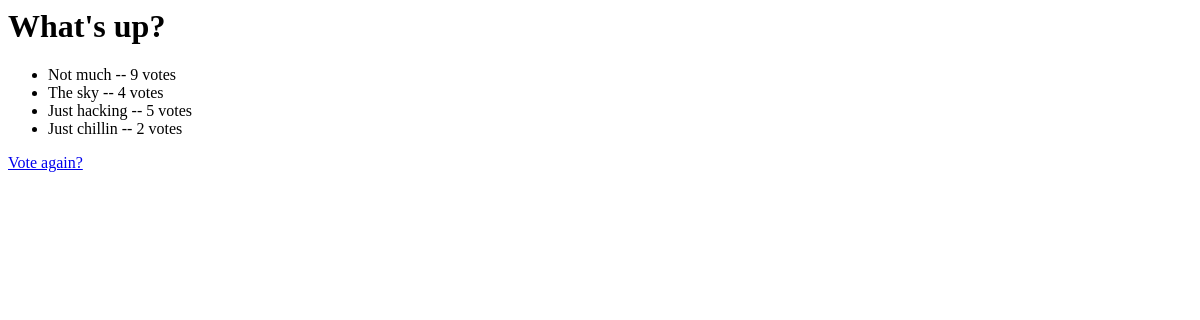
The app's page /polls/1/results/, older data.
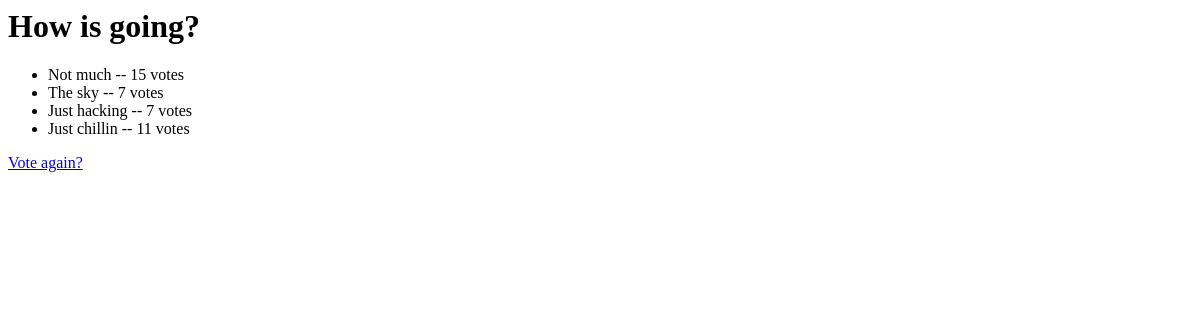
The same page, newer data.
### polls/models.py (models this page shows, shortened)
class Question(models.Model):
    question_text = models.CharField(max_length=200)
    pub_date = models.DateTimeField('date published')

class Choice(models.Model):
    question = models.ForeignKey(Question, on_delete=models.CASCADE, null=True)
    choice_text = models.CharField(max_length=200)
    votes = models.IntegerField(default=0)

### polls/views.py (the view)
# urls.py: url(r'^(?P<pk>[0-9]+)/results/$', views.ResultsView.as_view(), name='results'),
class ResultsView(generic.DetailView):
    model = Question
    template_name = 'polls/results.html'

### polls/templates/polls/results.html
<h1>{{ question.question_text }}</h1>
<ul>
{% for choice in question.choice_set.all %}
    <li>{{ choice.choice_text }} -- {{ choice.votes }} vote{{ choice.votes|pluralize }}</li>
{% endfor %}
</ul>
<a href="{% url 'polls:detail' question.id %}">Vote again?</a>

Row changes from the older to the newer data that the page shows:
changed Question: question_text "What's up?" → "How is going?"
changed Choice "Not much": votes "9" → "15"
changed Choice "The sky": votes "4" → "7"
changed Choice "Just hacking": votes "5" → "7"
changed Choice "Just chillin": votes "2" → "11"
